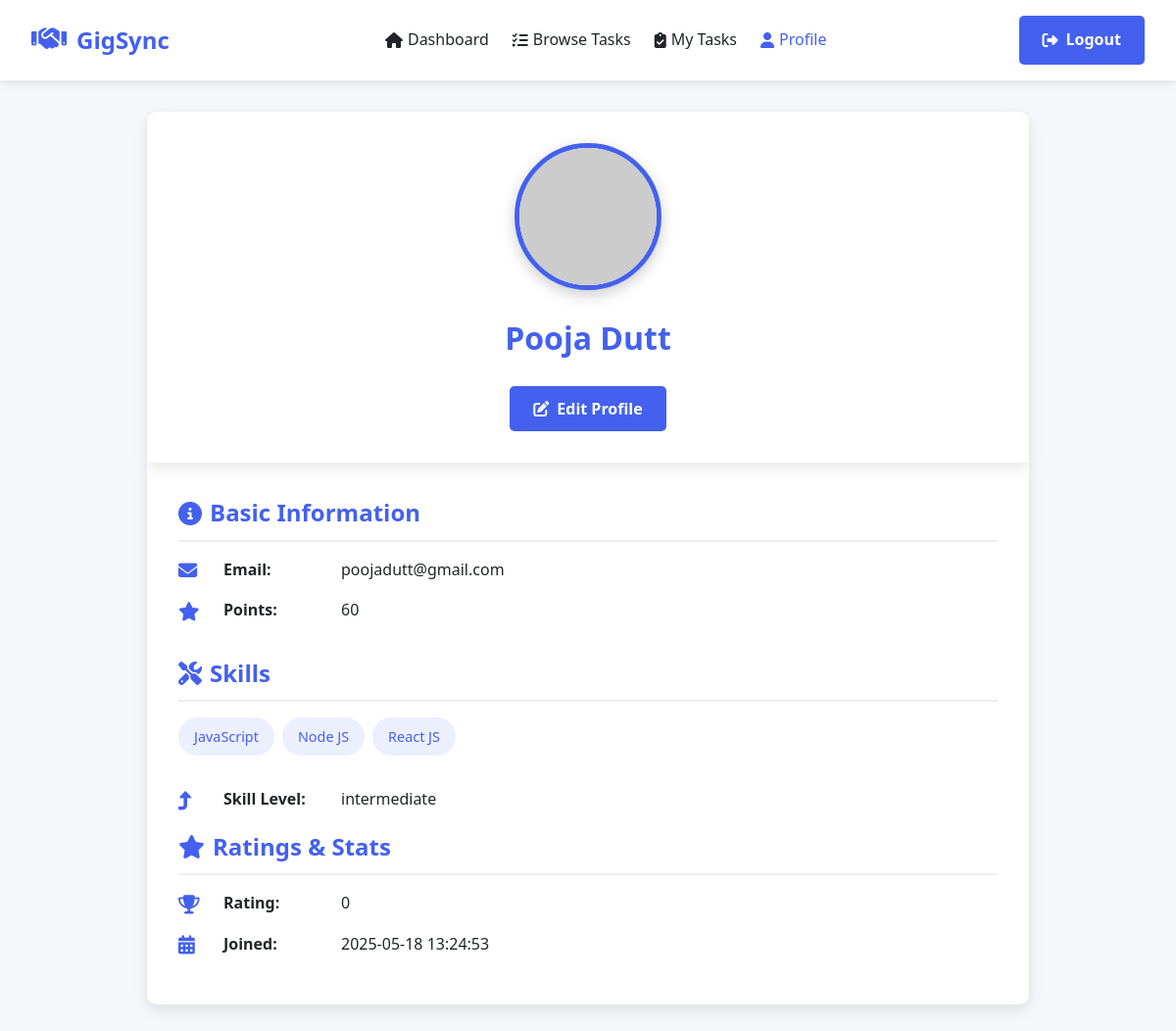
The app's page /freelancer_profile (signed in) with its own data.
### tables this page shows
CREATE TABLE freelancers (
        id INTEGER PRIMARY KEY AUTOINCREMENT,
        name TEXT NOT NULL,
        email TEXT UNIQUE NOT NULL,
        skills TEXT,
        password TEXT,
        points TEXT,
        experiance TEXT,
        rating TEXT,
        joined_at TIMESTAMP DEFAULT CURRENT_TIMESTAMP
    );

### app.py (the view, shortened to what this page needs)
@app.route('/freelancer_profile', methods = ['POST', 'GET'])
def freelancer_profile():
    connection = sqlite3.connect('task_manager.db')
    cursor = connection.cursor()
    cursor.execute("SELECT * FROM freelancers WHERE id = ?", [session['id']])
    row = cursor.fetchone()
    return render_template('freelancer_profile.html', row=row)

### templates/freelancer_profile.html (shortened to what this page needs)
<!DOCTYPE html>
<html lang="en">
<head>
    <link rel="stylesheet" href="https://cdnjs.cloudflare.com/ajax/libs/font-awesome/6.4.0/css/all.min.css">
    <link rel="stylesheet" href="{{ url_for('static', filename='css/freelancer_profile.css') }}">
</head>
<body>
    <nav class="navbar">
        <a href="{{ url_for('tasks') }}" class="logo">
            <i class="fas fa-handshake"></i> GigSync
        </a>
        <ul class="nav-links">
            <li><a href="/freelancer_dashboard"><i class="fas fa-home"></i> Dashboard</a></li>
            <li><a href="{{ url_for('freelancer_tasks') }}"><i class="fas fa-tasks"></i> Browse Tasks</a></li>
            <li><a href="{{ url_for('my_assigned_tasks') }}"><i class="fas fa-clipboard-check"></i> My Tasks</a></li>
            <li><a href="/freelancer_profile" class="active"><i class="fas fa-user"></i> Profile</a></li>
        </ul>
        <div class="user-profile">
            <a href="/" style="text-decoration: none;" class="btn btn-primary"><i class="fas fa-sign-out-alt"></i> Logout</a>
        </div>
    </nav>
    <div class="profile-container">
        <div id="profile-view">
            <div class="profile-header">
                <img src="https://ui-avatars.com/api/?name={{ row[1] }}&background=4361ee&color=fff&size=150" alt="Profile Avatar" class="profile-avatar">
                <h1 class="profile-name">{{ row[1] }}</h1>
                <div class="profile-actions">
                    <button id="edit-btn" class="btn btn-primary"><i class="fas fa-edit"></i> Edit Profile</button>
                </div>
            </div>
            <div class="profile-content">
                <div class="profile-section">
                    <h2 class="section-title"><i class="fas fa-info-circle"></i> Basic Information</h2>
                    <div class="profile-info-item">
                        <i class="fas fa-envelope"></i>
                        <span class="profile-info-label">Email:</span>
                        <span class="profile-info-value">{{ row[2] }}</span>
                    </div>
                    <div class="profile-info-item">
                        <i class="fas fa-star"></i>
                        <span class="profile-info-label">Points:</span>
                        <span class="profile-info-value">{{ row[5] }}</span>
                    </div>
                </div>
                <div class="profile-section">
                    <h2 class="section-title"><i class="fas fa-tools"></i> Skills</h2>
                    <div class="skills-container">
                        {% for skill in row[3].split(',') %}
                            <span class="skill-badge">{{ skill }}</span>
                        {% endfor %}
                    </div>
                </div>
                <div class="profile-info-item">
                    <i class="fas fa-level-up-alt"></i>
                    <span class="profile-info-label">Skill Level:</span>
                    <span class="profile-info-value">{{ row[6] if row[6] else "Not specified" }}</span>
                </div>
                <div class="profile-section">
                    <h2 class="section-title"><i class="fas fa-star"></i> Ratings & Stats</h2>
                    <div class="profile-info-item">
                        <i class="fas fa-trophy"></i>
                        <span class="profile-info-label">Rating:</span>
                        <span class="profile-info-value">{{ row[7] if row[7] else "Not rated yet" }}</span>
                    </div>
                    <div class="profile-info-item">
                        <i class="fas fa-calendar-alt"></i>
                        <span class="profile-info-label">Joined:</span>
                        <span class="profile-info-value">{{ row[8] }}</span>
                    </div>
                </div>
            </div>
        </div>
    </div>
</body>
</html>

### static/css/freelancer_profile.css (style rules this page uses)
:root { --primary-color: #4361ee; --secondary-color: #3f37c9; --accent-color: #4cc9f0; --light-color: #f8f9fa; --dark-color: #212529; --success-color: #4bb543; --warning-color: #f0ad4e; --danger-color: #d9534f; }
* { margin: 0; padding: 0; box-sizing: border-box; font-family: 'Segoe UI', Tahoma, Geneva, Verdana, sans-serif; }
body { background-color: #f5f7fa; color: var(--dark-color); line-height: 1.6; }
.navbar { background-color: white; box-shadow: 0 2px 10px rgba(0, 0, 0, 0.1); padding: 1rem 2rem; position: sticky; top: 0; z-index: 100; display: flex; justify-content: space-between; align-items: center; }
.logo { display: flex; align-items: center; text-decoration: none; color: var(--primary-color); font-weight: 700; font-size: 1.5rem; transition: transform 0.3s ease; }
.logo i { margin-right: 10px; font-size: 1.8rem; }
.nav-links { display: flex; list-style: none; }
.nav-links li { margin-left: 1.5rem; }
.nav-links a { text-decoration: none; color: var(--dark-color); font-weight: 500; transition: color 0.3s ease; display: flex; align-items: center; }
.nav-links a i { margin-right: 5px; }
.active { color: var(--primary-color) !important; }
.user-profile { display: flex; align-items: center; }
.profile-container { max-width: 900px; margin: 2rem auto; padding: 0; animation: fadeIn 0.5s ease; }
.profile-header { background-color: white; border-radius: 10px 10px 0 0; box-shadow: 0 5px 15px rgba(0, 0, 0, 0.1); padding: 2rem; text-align: center; position: relative; animation: slideUp 0.5s ease; }
.profile-avatar { width: 150px; height: 150px; border-radius: 50%; border: 5px solid var(--primary-color); object-fit: cover; margin-bottom: 1rem; box-shadow: 0 5px 15px rgba(0, 0, 0, 0.2); }
.profile-name { font-size: 2rem; color: var(--primary-color); margin-bottom: 0.5rem; }
.profile-actions { margin-top: 1.5rem; display: flex; justify-content: center; gap: 1rem; }
.profile-content { background-color: white; border-radius: 0 0 10px 10px; box-shadow: 0 5px 15px rgba(0, 0, 0, 0.1); padding: 2rem; animation: slideUp 0.6s ease; }
.profile-section { margin-bottom: 2rem; }
.profile-section:last-child { margin-bottom: 0; }
.section-title { color: var(--primary-color); font-size: 1.5rem; margin-bottom: 1rem; padding-bottom: 0.5rem; border-bottom: 2px solid #eee; display: flex; align-items: center; }
.section-title i { margin-right: 0.5rem; }
.profile-info-item { display: flex; margin-bottom: 1rem; align-items: center; }
.profile-info-item i { width: 30px; color: var(--primary-color); font-size: 1.2rem; margin-right: 1rem; }
.profile-info-label { font-weight: 600; width: 120px; color: var(--dark-color); }
.profile-info-value { flex-grow: 1; }
.skills-container { display: flex; flex-wrap: wrap; gap: 0.5rem; margin-top: 1rem; }
.skill-badge { display: inline-block; padding: 0.5rem 1rem; border-radius: 20px; font-size: 0.9rem; font-weight: 500; background-color: rgba(67, 97, 238, 0.1); color: var(--primary-color); transition: all 0.3s ease; }
.btn { padding: 0.75rem 1.5rem; border: none; border-radius: 5px; font-size: 1rem; font-weight: 600; cursor: pointer; transition: all 0.3s ease; display: inline-flex; align-items: center; justify-content: center; text-decoration: none; }
.btn i { margin-right: 8px; }
.btn-primary { background-color: var(--primary-color); color: white; }

### records on screen
freelancers: name "Pooja Dutt", email "poojadutt@gmail.com", points "60", experiance "intermediate", rating "0", joined_at "2025-05-18 13:24:53"

### other values on screen
{{ skill }} "JavaScript" "Node JS" "React JS"
